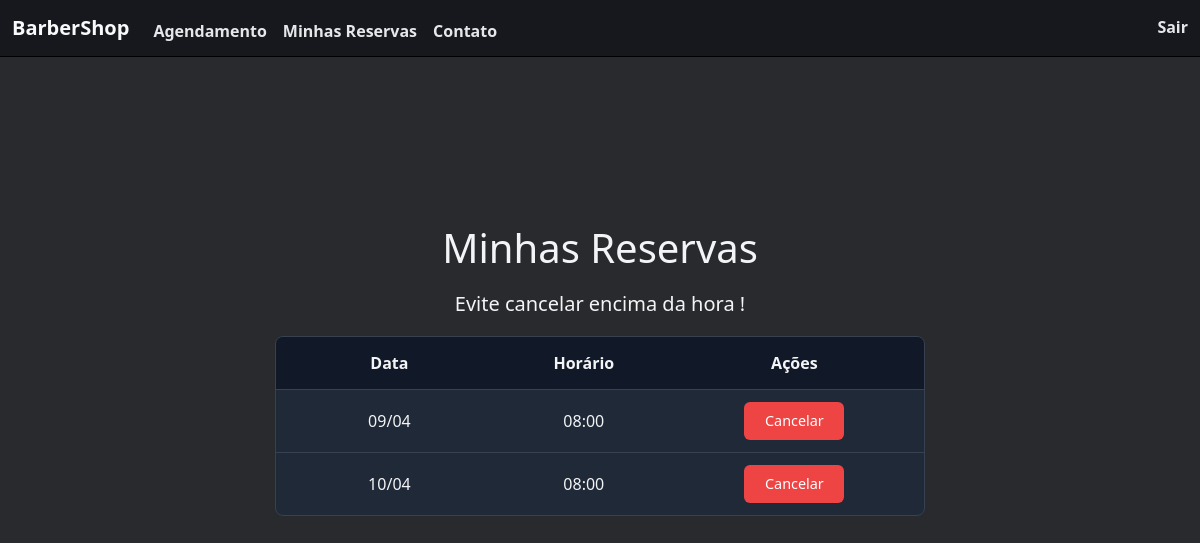
The page /minhasReservas (signed in) on the database as committed earlier.
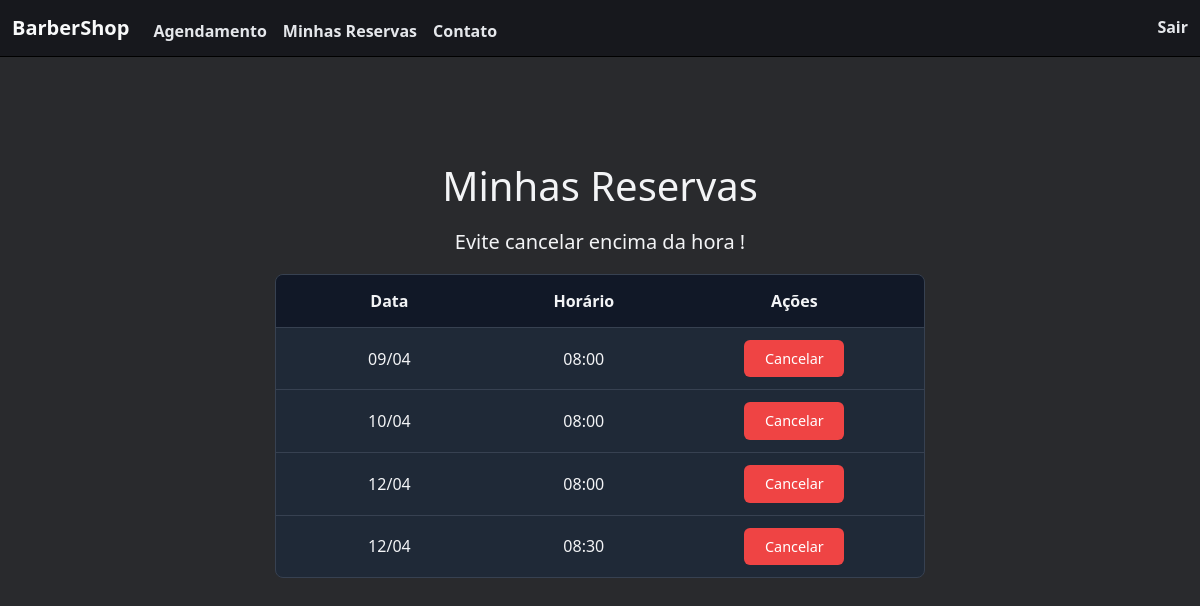
The same page on the database as committed later.
### tables this page shows
CREATE TABLE agendamentos (
    id INTEGER PRIMARY KEY AUTOINCREMENT,
    data_hora DATETIME NOT NULL,  
    disponivel BOOLEAN DEFAULT TRUE,
    user_id INTEGER,              
    FOREIGN KEY (user_id) REFERENCES users(id)
);

### app.py (the view)
@app.route("/minhasReservas")
def minhasReservas():
    db = get_db()
    reservas = db.execute("SELECT id, data_hora  FROM agendamentos WHERE user_id = ? AND disponivel = 0", [session["user_id"]]).fetchall()
    return render_template("horariosAgendados.html", reservas=reservas)

### helpers.py (called while the page is built)
def get_db():
    if 'db' not in g:
        g.db = sqlite3.connect(DATABASE)
        g.db.row_factory = sqlite3.Row  # Retorna dicionários em vez de tuplas
    return g.db

### templates/horariosAgendados.html (shortened to what this page needs)
{% extends "layout.html" %}
{% block main %}
<div class="reservas-container compact-view">
  <div class="cabecalho">
    <h1>Minhas Reservas</h1>
    <h5>Evite cancelar encima da hora !</h5>
  </div>
  <div class="tabela-reservas-wrapper">
    <table class="tabela-reservas">
      <thead>
        <tr>
          <th class="col-data">Data</th>
          <th class="col-horario">Horário</th>
          <th class="col-acoes">Ações</th>
        </tr>
      </thead>
      <tbody>
        {% for reserva in reservas %}
        <tr>
          <td>{{ reserva.data_hora.split()[0].split('-')[2] }}/{{ reserva.data_hora.split()[0].split('-')[1] }}</td>
          <td>{{ reserva.data_hora.split()[1][:5] }}</td>
          <td>
            <form action="{{ url_for('cancelar_reserva') }}" method="post">
              <button type="submit" class="btn-cancelar">Cancelar</button>
            </form>
          </td>
        </tr>
        {% else %}
        <tr>
          <td colspan="3" class="sem-reservas">Nenhuma reserva encontrada</td>
        </tr>
        {% endfor %}
      </tbody>
    </table>
  </div>
</div>
{% endblock %}

### templates/layout.html (shortened to what this page needs)
<!DOCTYPE html>
<html lang="en">
<head>
    <link href="https://cdn.jsdelivr.net/npm/bootstrap@5.3.3/dist/css/bootstrap.min.css" rel="stylesheet">
    <link href="/static/styles.css" rel="stylesheet">
</head>
<body>
    <nav class="navbar navbar-expand-lg bg-dark fixed-top">
        <div class="container-fluid">
            <a class="navbar-brand text-light fw-bold">BarberShop</a>
            <div class="collapse navbar-collapse" id="navbarNav">
                <ul class="navbar-nav">
                    <li class="nav-item">
                        <a class="nav-link text-light" href="/agendamento">Agendamento</a>
                    </li>
                    <li class="nav-item">
                        <a class="nav-link text-light" href="/minhasReservas">Minhas Reservas</a>
                    </li>
                    <li class="nav-item">
                        <a class="nav-link text-light" href="#">Contato</a>
                    </li>
                </ul>
            </div>
            <div class="d-flex">
                {% if session.user_id %}
                    <a class="nav-link text-danger fw-bold" href="/logout">Sair</a>
                {% else %}
                    <a class="nav-link text-light me-3" href="/login">Login</a>
                    <a class="nav-link text-light" href="/register">Registrar</a>
                {% endif %}
            </div>
        </div>
    </nav>
    <main class="main-content">
        {% block main %}{% endblock %}
    </main>
</body>
</html>

### static/styles.css (style rules this page uses)
* { margin: 0; padding: 0; box-sizing: border-box; font-family: 'Segoe UI', Arial, sans-serif; }
body { min-height: 100vh; background-color: RGB(41, 42, 45); color: #f3f4f6; display: flex; flex-direction: column; padding-top: 70px; }
.main-content { flex: 1; display: flex; flex-direction: column; justify-content: center; padding: 40px 20px; }
.navbar { min-height: 56px; background-color: #17181d !important; border-bottom: 1px solid #000000; font-family: 'Barlow Condensed', sans-serif; font-weight: 600; }
.nav-link { position: relative; padding-bottom: 2px; transition: color 0.3s ease; color: #e5e7eb !important; }
.nav-link::after { content: ""; position: absolute; left: 50%; bottom: 0; width: 0; height: 2px; background-color: #3b82f6; transition: all 0.3s ease; }
.cabecalho { text-align: center; margin-bottom: 30px; }
.cabecalho h1 { color: #f3f4f6; margin-bottom: 10px; }
.reservas-container { max-width: 700px; width: 100%; margin: 0 auto; padding: 15px 25px 25px; margin-top: -120px; }
.tabela-reservas-wrapper { overflow-x: auto; border-radius: 8px; border: 1px solid #374151; background: #1f2937; margin-top: 10px; margin-top: 0; }
.tabela-reservas { width: 100%; border-collapse: collapse; color: #f3f4f6; table-layout: fixed; }
.tabela-reservas th { background-color: #111827; padding: 14px 12px; text-align: center; font-weight: 600; border: none; }
.tabela-reservas td { padding: 12px; text-align: center; border-top: 1px solid #374151; border-bottom: none; }
.col-data { width: 35%; }
.col-horario { width: 25%; }
.col-acoes { width: 40%; }
.tabela-reservas tr:last-child td { border-bottom: none; }
.btn-cancelar { background-color: #ef4444; color: white; border: none; padding: 8px 16px; border-radius: 6px; cursor: pointer; font-weight: 500; font-size: 0.9em; min-width: 100px; transition: all 0.2s; }
.cabecalho { text-align: center; margin-bottom: 20px; }
.cabecalho h1 { color: #f3f4f6; margin: 0; padding-bottom: 5px; margin-bottom: 15px; }

Rows that differ between the two databases and show on the page:
now on this page (row edited): agendamentos: data_hora "12", data_hora "04", data_hora "08:00"
now on this page (row edited): agendamentos: data_hora "12", data_hora "04", data_hora "08:30"
